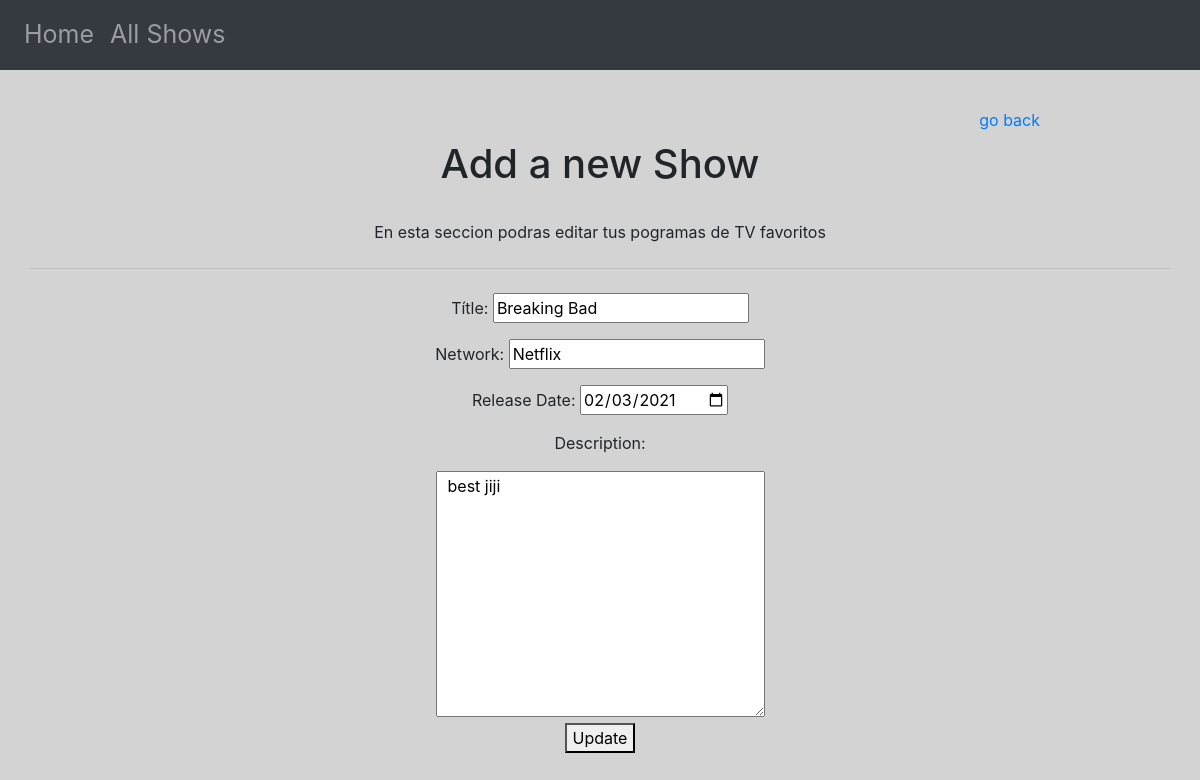
Page /shows/3/edit on the committed database.
### show_app/models.py (models this page shows)
class Show(models.Model):
    title = models.CharField(max_length=255)
    network = models.CharField(max_length=255)
    release_date = models.DateTimeField()
    desc = models.TextField()
    created_at = models.DateTimeField(auto_now_add=True)
    updated_at = models.DateTimeField(auto_now=True)
    objects = ShowManager()

### show_app/views.py (the view)
# urls.py: path('shows/<show_id>/edit', views.edit),
def edit(request, show_id):
    curr_show = Show.objects.get(id=show_id)
    release_date = curr_show.release_date.strftime("%Y-%m-%d")
    context = {
        'show': curr_show,
        'release_date': release_date
    }
    print(curr_show.desc)
    print(curr_show.release_date)
    return render(request, "edit.html", context)

### show_app/templates/edit.html (shortened to what this page needs)
<!DOCTYPE html>
<html lang="en">
<head>
     {% load static %}
      <link rel="stylesheet" href="{% static 'css/style.css' %}">
    <link rel="stylesheet" href="https://cdn.jsdelivr.net/npm/bootstrap@4.5.3/dist/css/bootstrap.min.css">
</head>
<body>
<div class="navbar navbar-expand-lg navbar-light bg-light navbar navbar-dark bg-dark">
        <ul class="navbar-nav mr-auto">
            <li class="nav-item">
                <a class="nav-link boot" href="/">Home</a>
            </li>
            <li class="nav-item">
                <a class="nav-link boot" href="/shows">All Shows</a>
            </li>
        </ul>
    </div>
    <div id="bloque1">
        <div id="goback"> <a class="nav-link" href="/shows">go back</a> </div>
        <h1>Add a new Show</h1><br>
        <p>En esta seccion podras editar tus pogramas de TV favoritos</p>
        <hr class="my-4">
        <div class="form-group col" id="block-addshow">
                <form action="/submitedit/{{ show.id }}" method="POST">
                    <p>Títle: <input type="text" name="title" value="{{ show.title }}" id="title" ></p>
                    <p>Network: <input type="text" name="network" value="{{ show.network }}"></p>
                    <p>Release Date: <input type="date" name="release_date" value="{{ release_date }}"></p>
                    <p>Description:</p>
                    <textarea name="desc" rows="10" cols="30"> {{ show.desc }}</textarea>
                    <p><button type="submit">Update</button></p>
                </form>
        </div>
    </div>
</body>
</html>

### show_app/static/css/style.css (style rules this page uses)
#bloque1 { background-color: lightgrey; text-align: center; width: 100%; min-height: 400px; padding: 30px; }
#goback { width:90%; text-align: right; }
.boot { font-size: 25px; }

### rows in the picture
Show: title "Breaking Bad", network "Netflix", desc "best jiji"
